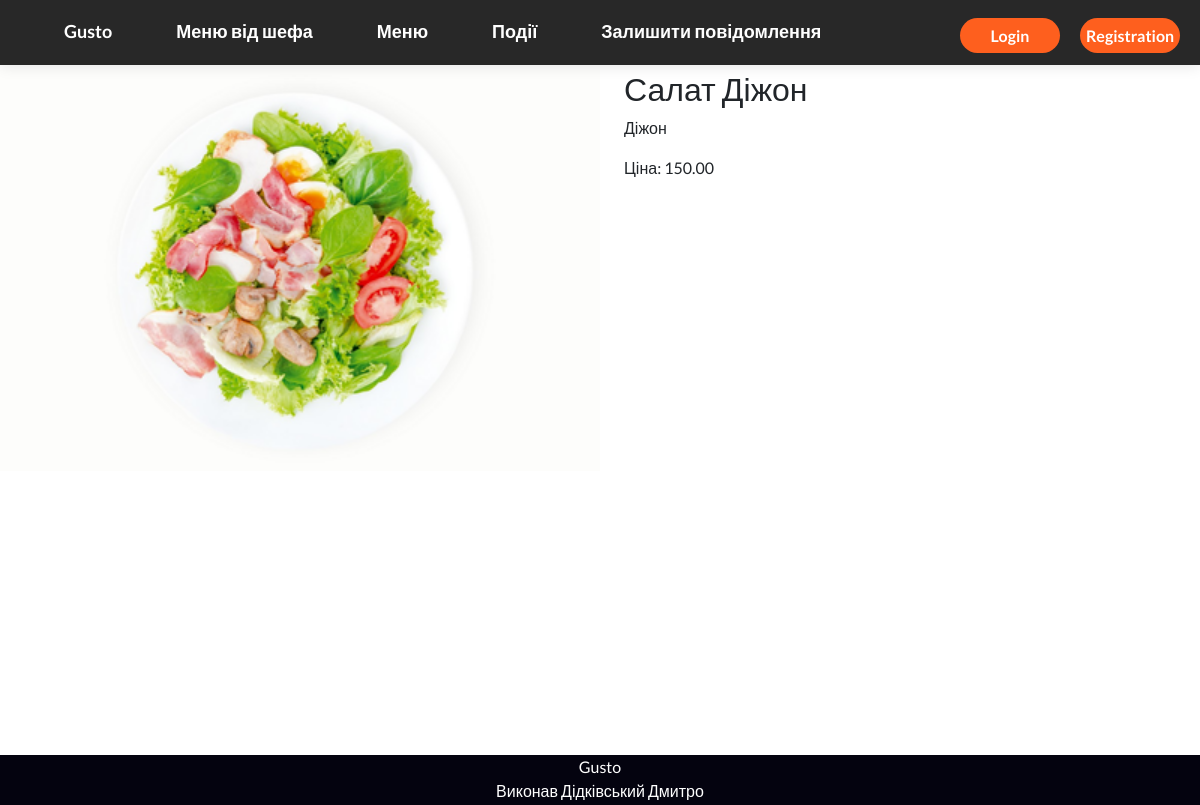
Page /menu/1 on the committed database.
### main_gusto/models.py (models this page shows, shortened)
class Dishes(models.Model):
    def get_file_name_dishes(self, filename):
        ext = filename.split('.')[-1]
        filename = f'{uuid4()}.{ext}'
        return os.path.join('images/dishes/', filename)
    title = models.CharField(max_length=50)
    price = models.DecimalField(max_digits=7, decimal_places=2)
    is_visible = models.BooleanField(default=True)
    description = models.CharField(max_length=300, null=True)
    photo = models.ImageField(upload_to=get_file_name_dishes)
    category = models.ForeignKey(Category, on_delete=models.CASCADE)

### menu_gusto/views.py (the view)
# urls.py: path('<int:pk>', dish_info),
def dish_info(request, pk):
    dish = Dishes.objects.get(pk=pk)
    return render(request, 'dish.html', context={'dish': dish})

### menu_gusto/templates/dish.html
{% extends 'mainPage.html' %} {% block content %}
<div class="row">
    <div class="col">
        <img
            class="image_dish_page"
            src="{{dish.photo.url}}"
            alt="Photo of dish"
        />
    </div>
    <div class="col justify-content-around">
        <div>
            <h2>{{dish.title}}</h2>
            <p>{{dish.description}}</p>
            <p>Ціна: {{dish.price}}</p>
        </div>
    </div>
</div>
{% endblock %}

### static/css/styles.css (style rules this page uses)
* { padding: 0; margin: 0; box-sizing: border-box; font-family: "Lato", sans-serif; }
.image_dish_page { width: 600px; height: auto; }

### rows in the picture
Dishes: photo (picture), title "Салат Діжон", description "Діжон", price "150.00"
